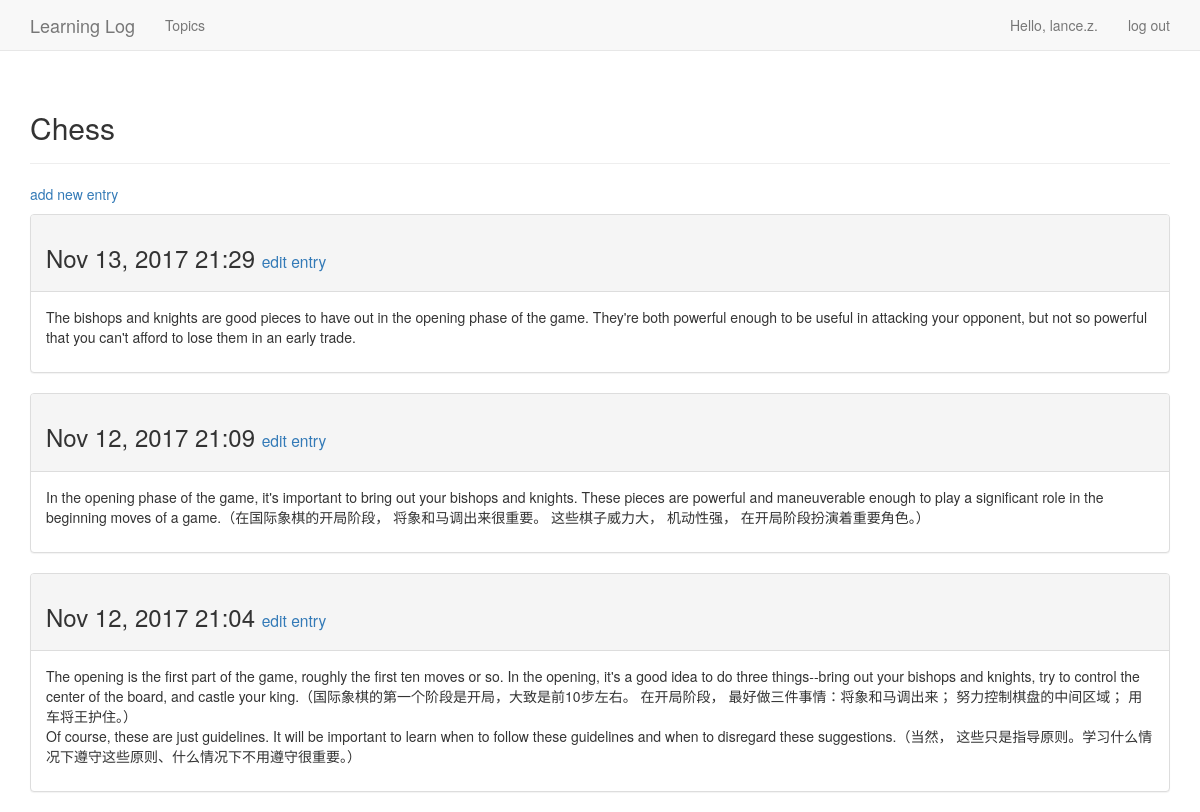
The page /topics/1/ (signed in) on the database its author committed.
### learning_logs/models.py (models this page shows, shortened)
class Topic(models.Model):
    text = models.CharField(max_length=200) #主题长度200个字符
    date_added = models.DateTimeField(auto_now_add=True)
    owner = models.ForeignKey(User)
    def __str__(self):
        return self.text

class Entry(models.Model):
    topic = models.ForeignKey(Topic)
    text = models.TextField()
    date_added = models.DateTimeField(auto_now_add=True)
    class Meta:
        verbose_name_plural = 'entries'

### learning_logs/views.py (the view)
# urls.py: url(r'^topics/(?P<topic_id>\d+)/$', views.topic, name='topic'),
@login_required
def topic(request, topic_id):
    topic = Topic.objects.get(id=topic_id)
    check_topic_owner(topic, request)
    entries = topic.entry_set.order_by('-date_added')
    context = {'topic': topic, 'entries': entries}
    return render(request, 'learning_logs/topic.html', context)

### learning_logs/views.py (called while the page is built)
def check_topic_owner(topic, request):
    if topic.owner != request.user:
        raise Http404

### learning_logs/templates/learning_logs/topic.html
{% extends 'learning_logs/base.html' %}
{% block header %}
  <h2>{{ topic }}</h2>
{% endblock header %}
{% block content %}
  <p>
    <a href="{% url 'learning_logs:new_entry' topic.id %}">add new entry</a>
  </p>
  {% for entry in entries %}
    <div class="panel panel-default">
      <div class="panel-heading">
        <h3>
          {{ entry.date_added|date:'M d, Y H:i' }}
          <small>
            <a href="{% url 'learning_logs:edit_entry' entry.id %}">
			    edit entry</a>
          </small>
        </h3>
      </div>
      <div class="panel-body">
        {{ entry.text|linebreaks }}
      </div>
    </div>
  {% empty %}
      There are no entries for this topic yet.
  {% endfor %}
{% endblock content %}

### learning_logs/templates/learning_logs/base.html (shortened to what this page needs)
{% load bootstrap3 %}
<!DOCTYPE html>
<html lang="en">
  <head>
    {% bootstrap_css %}
  </head>
  <body>
    <nav class="navbar navbar-default navbar-static-top">
      <div class="container">
        <div class="navbar-header">
            <a class="navbar-brand" href="{% url 'learning_logs:index' %}">
				Learning Log</a>
        </div>
        <div id="navbar" class="navbar-collapse collapse">
          <ul class="nav navbar-nav">
            <li><a href="{% url 'learning_logs:topics' %}">Topics</a></li>
          </ul>
          <ul class="nav navbar-nav navbar-right">
            {% if user.is_authenticated %}
              <li><a>Hello, {{ user.username }}.</a></li>
              <li><a href="{% url 'users:logout' %}">log out</a></li>
            {% else %}
              <li><a href="{% url 'users:register' %}">register</a></li>
              <li><a href="{% url 'users:login' %}">log in</a></li>
            {% endif %}
          </ul>
        </div>
      </div>
    </nav>
    <div class="container">
      <div class="page-header">
        {% block header %}{% endblock header %}
      </div>
      <div>
        {% block content %}{% endblock content %}
      </div>
    </div>
  </body>
</html>

### rows shown on the page
Topic: text "Chess"
Entry: date_added "Nov 13, 2017 21:29", text "The bishops and knights are good pieces to have out in the opening phase of the game. They're both powerful enough to be useful in attacking your opponent, but not so powerful that you can't afford to lose them in an early trade."
Entry: date_added "Nov 12, 2017 21:09", text "In the opening phase of the game, it's important to bring out your bishops and knights. These pieces are powerful and maneuverable enough to play a significant role in the beginning moves of a game.（在国际象棋的开局阶段， 将象和马调出来很重要。 这些棋子威力大， 机动性强， 在开局阶段扮演着重要角色。）"
Entry: date_added "Nov 12, 2017 21:04", text "The opening is the first part of the game, roughly the first ten moves or so. In the opening, it's a good idea to do three things--bring out your bishops and knights, try to control the center of the board, and castle your king.（国际象棋的第一个阶段是开局，大致是前10步左右。 在开局阶段， 最好做三件事情：将象和马调出来； 努力控制棋盘的中间区域； 用车将王护住。） Of course, these are just guidelines. It will be important to learn when to follow these guidelines and when to disregard these suggestions.（当然， 这些只是指导原则。学习什么情况下遵守这些原则、什么情况下不用遵守很重要。）"

### other values the page prints
{{ user.username }} "lance.z"
